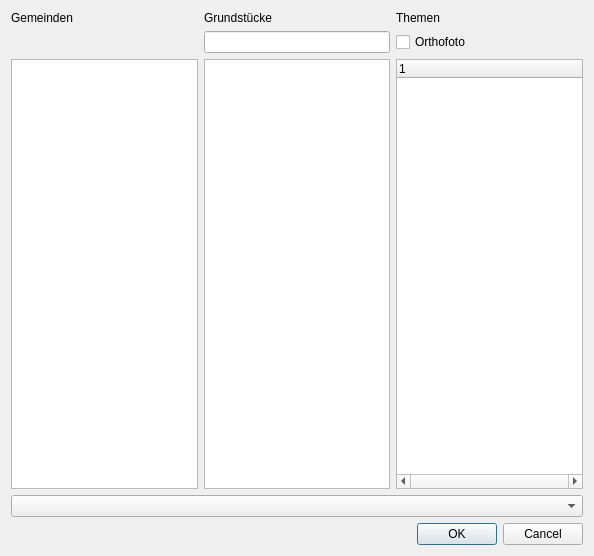
<?xml version="1.0" encoding="UTF-8"?>
<ui version="4.0">
 <class>VoGISRaumplanungPlot</class>
 <widget class="QDialog" name="VoGISRaumplanungPlot">
  <property name="geometry">
   <rect>
    <x>0</x>
    <y>0</y>
    <width>594</width>
    <height>556</height>
   </rect>
  </property>
  <property name="windowTitle">
   <string>VoGISRaumplanungPlot</string>
  </property>
  <property name="modal">
   <bool>true</bool>
  </property>
  <layout class="QVBoxLayout" name="verticalLayout">
   <item>
    <layout class="QGridLayout" name="gridLayout">
     <item row="0" column="1">
      <widget class="QLabel" name="label_2">
       <property name="text">
        <string>Grundstücke</string>
       </property>
      </widget>
     </item>
     <item row="4" column="1">
      <widget class="QListWidget" name="LST_GSTKE"/>
     </item>
     <item row="0" column="0">
      <widget class="QLabel" name="label">
       <property name="text">
        <string>Gemeinden</string>
       </property>
      </widget>
     </item>
     <item row="4" column="0">
      <widget class="QListWidget" name="LST_GEMEINDEN"/>
     </item>
     <item row="4" column="2">
      <widget class="QTreeWidget" name="TREE_THEMEN">
       <property name="horizontalScrollBarPolicy">
        <enum>Qt::ScrollBarAlwaysOn</enum>
       </property>
       <property name="rootIsDecorated">
        <bool>true</bool>
       </property>
       <attribute name="headerDefaultSectionSize">
        <number>150</number>
       </attribute>
       <column>
        <property name="text">
         <string notr="true">1</string>
        </property>
       </column>
      </widget>
     </item>
     <item row="0" column="2">
      <widget class="QLabel" name="label_3">
       <property name="text">
        <string>Themen</string>
       </property>
      </widget>
     </item>
     <item row="1" column="1">
      <widget class="QLineEdit" name="LE_GST_FILTER"/>
     </item>
     <item row="1" column="2">
      <widget class="QCheckBox" name="CHK_Ortho">
       <property name="text">
        <string>Orthofoto</string>
       </property>
      </widget>
     </item>
    </layout>
   </item>
   <item>
    <widget class="QComboBox" name="CB_Layout"/>
   </item>
   <item>
    <widget class="QDialogButtonBox" name="buttonBox">
     <property name="orientation">
      <enum>Qt::Horizontal</enum>
     </property>
     <property name="standardButtons">
      <set>QDialogButtonBox::Cancel|QDialogButtonBox::Ok</set>
     </property>
    </widget>
   </item>
  </layout>
 </widget>
 <resources/>
 <connections>
  <connection>
   <sender>buttonBox</sender>
   <signal>accepted()</signal>
   <receiver>VoGISRaumplanungPlot</receiver>
   <slot>accept()</slot>
   <hints>
    <hint type="sourcelabel">
     <x>247</x>
     <y>520</y>
    </hint>
    <hint type="destinationlabel">
     <x>157</x>
     <y>274</y>
    </hint>
   </hints>
  </connection>
  <connection>
   <sender>buttonBox</sender>
   <signal>rejected()</signal>
   <receiver>VoGISRaumplanungPlot</receiver>
   <slot>reject()</slot>
   <hints>
    <hint type="sourcelabel">
     <x>315</x>
     <y>520</y>
    </hint>
    <hint type="destinationlabel">
     <x>286</x>
     <y>274</y>
    </hint>
   </hints>
  </connection>
  <connection>
   <sender>LST_GEMEINDEN</sender>
   <signal>itemClicked(QListWidgetItem*)</signal>
   <receiver>VoGISRaumplanungPlot</receiver>
   <slot>lst_gem_clicked()</slot>
   <hints>
    <hint type="sourcelabel">
     <x>88</x>
     <y>266</y>
    </hint>
    <hint type="destinationlabel">
     <x>303</x>
     <y>275</y>
    </hint>
   </hints>
  </connection>
  <connection>
   <sender>LE_GST_FILTER</sender>
   <signal>textChanged(QString)</signal>
   <receiver>VoGISRaumplanungPlot</receiver>
   <slot>gst_text_changed(QString)</slot>
   <hints>
    <hint type="sourcelabel">
     <x>334</x>
     <y>48</y>
    </hint>
    <hint type="destinationlabel">
     <x>537</x>
     <y>38</y>
    </hint>
   </hints>
  </connection>
  <connection>
   <sender>TREE_THEMEN</sender>
   <signal>itemChanged(QTreeWidgetItem*,int)</signal>
   <receiver>VoGISRaumplanungPlot</receiver>
   <slot>lst_themen_item_changed(QTreeWidgetItem, int)</slot>
   <hints>
    <hint type="sourcelabel">
     <x>583</x>
     <y>398</y>
    </hint>
    <hint type="destinationlabel">
     <x>593</x>
     <y>519</y>
    </hint>
   </hints>
  </connection>
 </connections>
 <slots>
  <slot>gst_text_changed(QString)</slot>
  <slot>lst_themen_item_changed(QTreeWidgetItem,int)</slot>
 </slots>
</ui>
